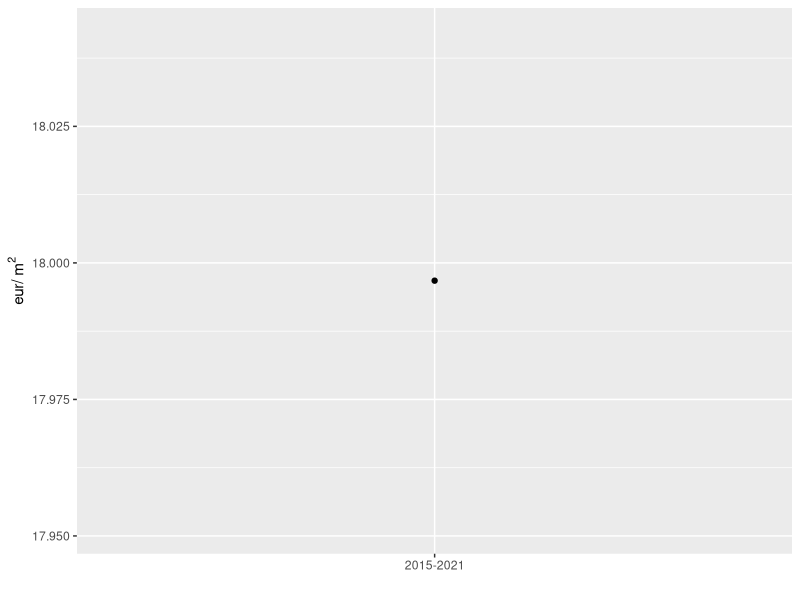
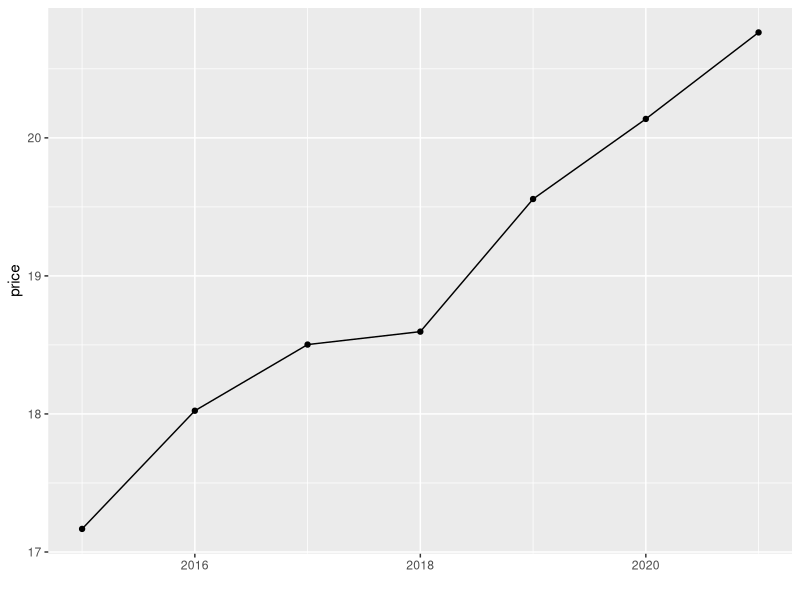
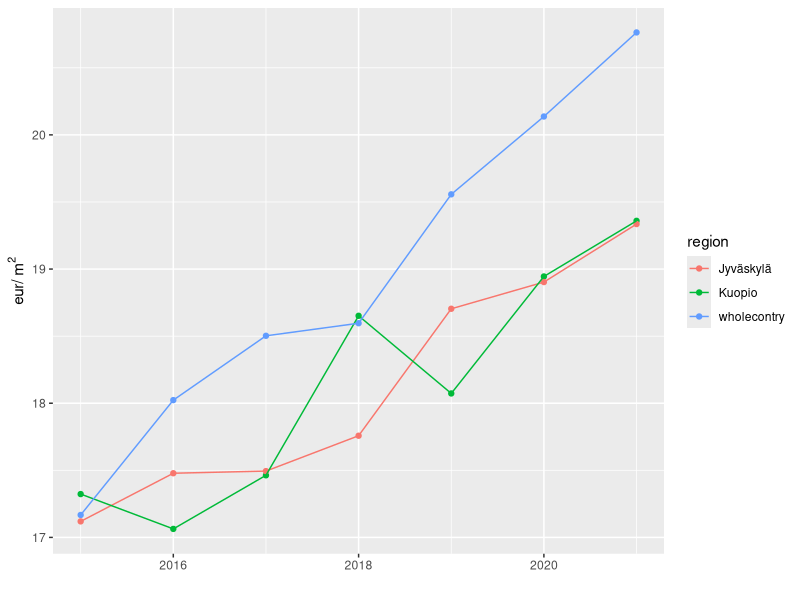
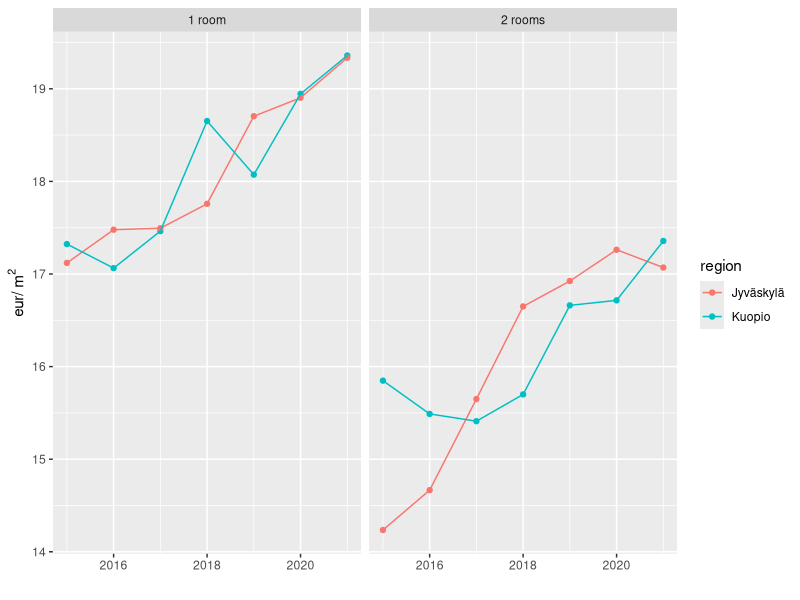
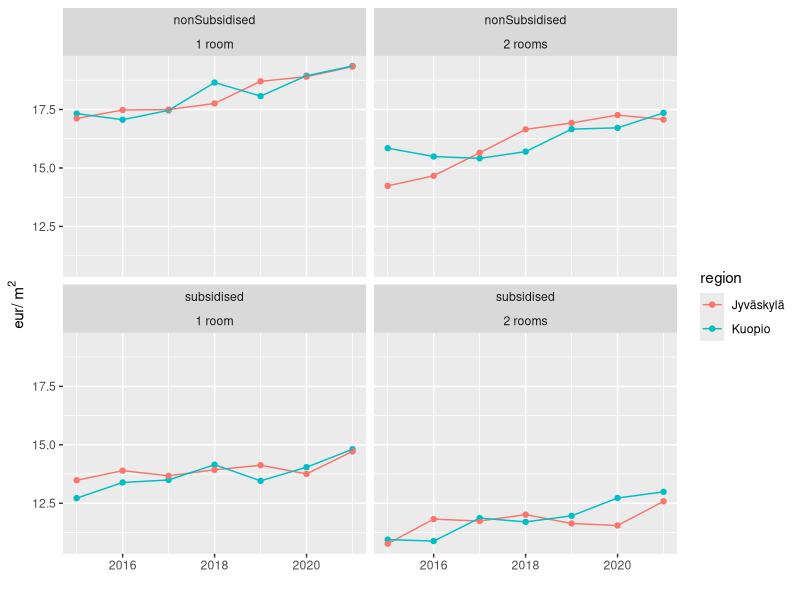
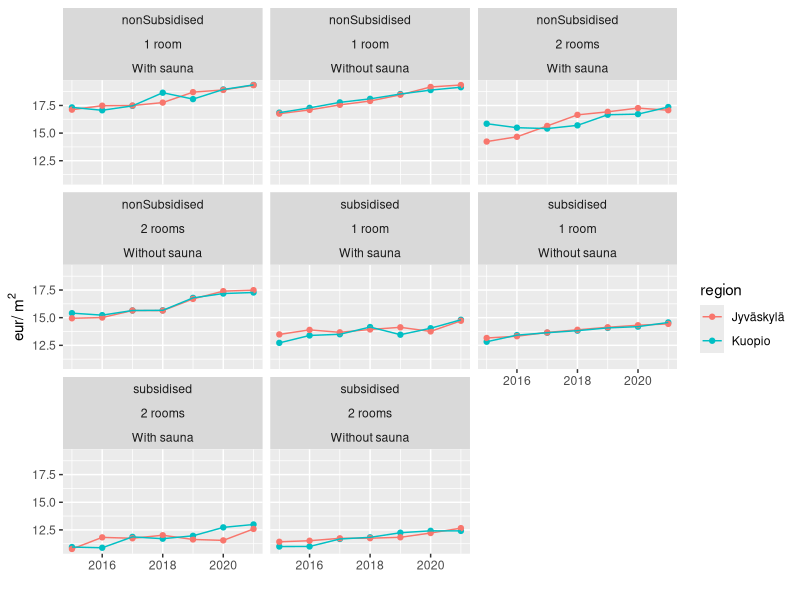
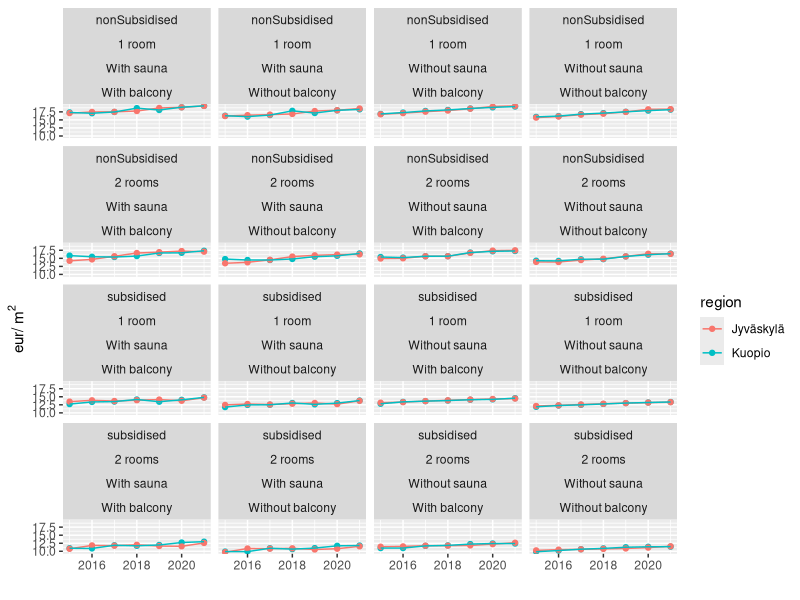
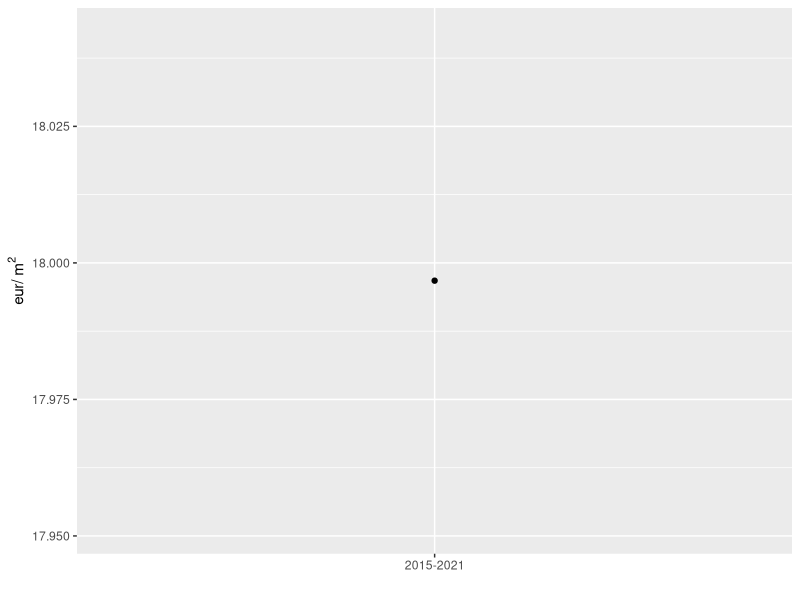

Generate these figures, in order, with R:
library("dplyr")
library("data.table")
library("ggplot2")

df = fread("./housing.csv")
df2 = fread("./housing.csv")

df$rooms = "2 rooms"
df2$rooms = "1 room"

df$value = df$value - rnorm(length(df$rooms), 2, 0.2)

df = bind_rows(df, df2)
df2 = df
df$sauna = "With sauna"
df2$sauna = "Without sauna"

df$value = df$value + rnorm(length(df$rooms), 0, 0.3)

df = bind_rows(df, df2)

df2 = df
df$balcony = "With balcony"
df2$balcony = "Without balcony"

df$value = df$value + rnorm(length(df$rooms), 1, 0.1)

df = bind_rows(df, df2)

#Overall
df %>%
  filter(region == "wholecontry") %>%
  filter(sauna == "With sauna") %>%
  filter(balcony == "With balcony") %>%
  filter(subsidy == "nonSubsidised") %>%
  summarise(price = mean(value)) %>%
  ggplot(aes(x = "2015-2021", y = price, fill = as.factor(0)))+
    geom_point(stat = "identity", width= 0.5) +
    xlab("") +
    ylab("eur/"~m^2) +
    theme(legend.position="none")

ggsave("./1.png")

#With years
df %>%
  filter(region == "wholecontry") %>%
  filter(subsidy == "nonSubsidised") %>%
  filter(balcony == "With balcony") %>%
  filter(sauna == "With sauna") %>%
  filter(rooms == "1 room") %>%
  group_by(years) %>%
  summarise(price = mean(value)) %>%
  ggplot(aes(x = years, y = price))+
    geom_point() +
    geom_path()+
    xlab("")

ggsave("./2.png")

#With regions
df %>%
  filter(subsidy == "nonSubsidised") %>%
  filter(rooms == "1 room") %>%
  filter(balcony == "With balcony") %>%
  filter(sauna == "With sauna") %>%
  ggplot(aes(x = years, y = value, color = region))+
    geom_point() +
    geom_path()+
    xlab("")+
    ylab("eur/"~m^2)

ggsave("./3.png")

#With rooms
df %>%
  filter(region != "wholecontry") %>%
  filter(subsidy == "nonSubsidised") %>%
  filter(balcony == "With balcony") %>%
  filter(sauna == "With sauna") %>%
  ggplot(aes(x = years, y = value, color = region))+
    facet_wrap(~rooms)+
    geom_point() +
    geom_path()+
    xlab("")+
    ylab("eur/"~m^2)

ggsave("./4.png")

#With rooms and subsity
df %>%
  filter(region != "wholecontry") %>%
  filter(sauna == "With sauna") %>%
  filter(balcony == "With balcony") %>%
  ggplot(aes(x = years, y = value, color = region))+
    facet_wrap(~subsidy+rooms)+
    geom_point() +
    geom_path()+
    xlab("")+
    ylab("eur/"~m^2)

ggsave("./5.png")

#Subsidised vs non subsidised
df %>%
  filter(region != "wholecontry") %>%
  filter(balcony == "With balcony") %>%
  ggplot(aes(x = years, y = value, color = region))+
    facet_wrap(~subsidy+rooms+sauna)+
    geom_point() +
    geom_path()+
    xlab("")+
    ylab("eur/"~m^2)

ggsave("./6.png")

#Subsidised vs non subsidised
df %>%
  filter(region != "wholecontry") %>%
  ggplot(aes(x = years, y = value, color = region))+
    facet_wrap(~subsidy+rooms+sauna+balcony)+
    geom_point() +
    geom_path()+
    xlab("")+
    ylab("eur/"~m^2)

ggsave("./7.png")
